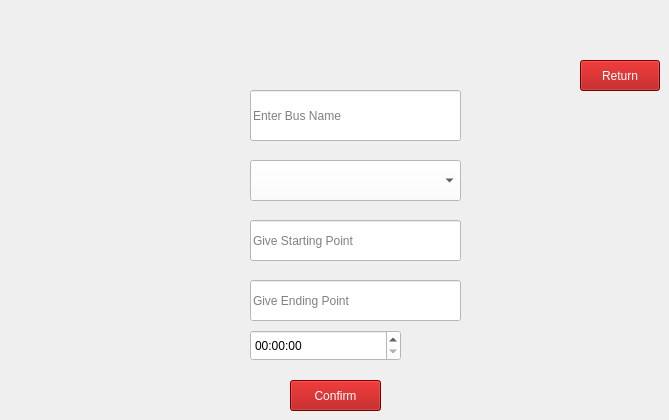
      <widget class="QWidget" name="Add_bus_page">
       <widget class="QLineEdit" name="Bus_name">
        <property name="geometry">
         <rect>
          <x>250</x>
          <y>90</y>
          <width>211</width>
          <height>51</height>
         </rect>
        </property>
        <property name="styleSheet">
         <string notr="true">background-color: rgb(255, 255, 255);</string>
        </property>
        <property name="placeholderText">
         <string>Enter Bus Name</string>
        </property>
       </widget>
       <widget class="QPushButton" name="Confirm_button">
        <property name="geometry">
         <rect>
          <x>290</x>
          <y>380</y>
          <width>91</width>
          <height>31</height>
         </rect>
        </property>
        <property name="styleSheet">
         <string notr="true">background-color: rgb(170, 0, 0);
color: rgb(255, 255, 255);
font: 700 9pt &quot;Segoe UI&quot;;
font: 700 9pt &quot;Segoe UI&quot;;
font: 14pt &quot;Segoe UI&quot;;</string>
        </property>
        <property name="text">
         <string>Confirm</string>
        </property>
       </widget>
       <widget class="QPushButton" name="Return_button">
        <property name="geometry">
         <rect>
          <x>580</x>
          <y>60</y>
          <width>80</width>
          <height>31</height>
         </rect>
        </property>
        <property name="styleSheet">
         <string notr="true">background-color: rgb(170, 0, 0);
color: rgb(255, 255, 255);
font: 700 9pt &quot;Segoe UI&quot;;
font: 700 9pt &quot;Segoe UI&quot;;
font: 14pt &quot;Segoe UI&quot;;</string>
        </property>
        <property name="text">
         <string>Return</string>
        </property>
       </widget>
       <widget class="QComboBox" name="ac_or_non_ac">
        <property name="geometry">
         <rect>
          <x>250</x>
          <y>160</y>
          <width>211</width>
          <height>41</height>
         </rect>
        </property>
        <property name="styleSheet">
         <string notr="true">background-color: rgb(255, 255, 255);</string>
        </property>
        <property name="placeholderText">
         <string>Select Bus Type</string>
        </property>
        <item>
         <property name="text">
          <string>AC</string>
         </property>
        </item>
        <item>
         <property name="text">
          <string>NON AC</string>
         </property>
        </item>
       </widget>
       <widget class="QLineEdit" name="from">
        <property name="geometry">
         <rect>
          <x>250</x>
          <y>220</y>
          <width>211</width>
          <height>41</height>
         </rect>
        </property>
        <property name="styleSheet">
         <string notr="true">background-color: rgb(255, 255, 255);</string>
        </property>
        <property name="placeholderText">
         <string>Give Starting Point</string>
        </property>
       </widget>
       <widget class="QLineEdit" name="to">
        <property name="geometry">
         <rect>
          <x>250</x>
          <y>280</y>
          <width>211</width>
          <height>41</height>
         </rect>
        </property>
        <property name="styleSheet">
         <string notr="true">background-color: rgb(255, 255, 255);</string>
        </property>
        <property name="placeholderText">
         <string>Give Ending Point</string>
        </property>
       </widget>
       <widget class="QTimeEdit" name="StartTime">
        <property name="geometry">
         <rect>
          <x>250</x>
          <y>330</y>
          <width>151</width>
          <height>31</height>
         </rect>
        </property>
        <property name="styleSheet">
         <string notr="true">color: rgb(0, 0, 0);
background-color: rgb(255, 255, 255);</string>
        </property>
       </widget>
      </widget>
